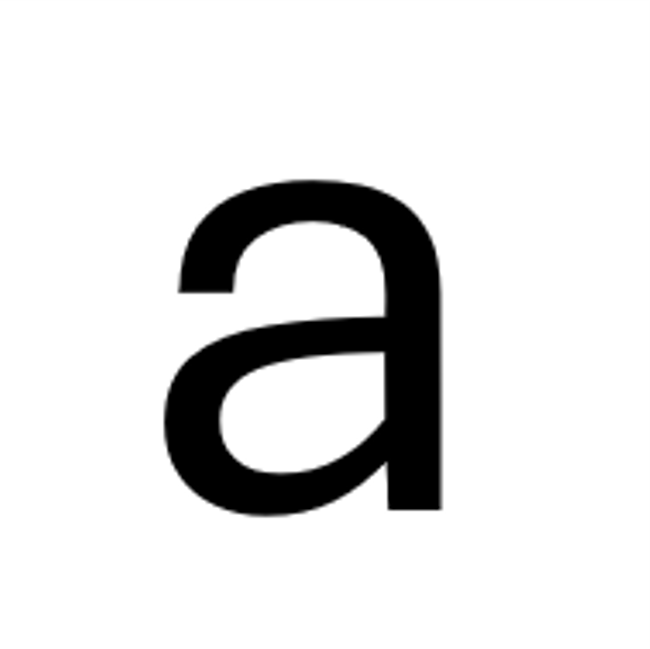
#> input picture gallery/vow/0.png, 650 x 649 px; its folder holds 4 pictures in this run
$ python convert_to_csv.py
#> lines starting #> are read from the running program, lines starting #| are printed output that depends on the picture
import cv2
import pandas as pd
import os
import matplotlib.pyplot as plt


def plot_images(images: list, labels: list = None):
    fig, axes = plt.subplots(3, 4)
    for i, ax in enumerate(axes.flat):
        ax.imshow(images[i], cmap="gray")
        ax.set(xticks=[], yticks=[])
        if labels.any():
            ax.set_title(labels[i])
        if i == len(images) - 1: break

    plt.show()


def convert_gallery_to_csv(FOLDER: str, SIZE: int):
#> called with FOLDER = 'vow', SIZE = 28
    images_orig = [
        cv2.imread(FOLDER + "/" + file)
        for file in os.listdir(FOLDER)
        if file.endswith(".png")
    ]
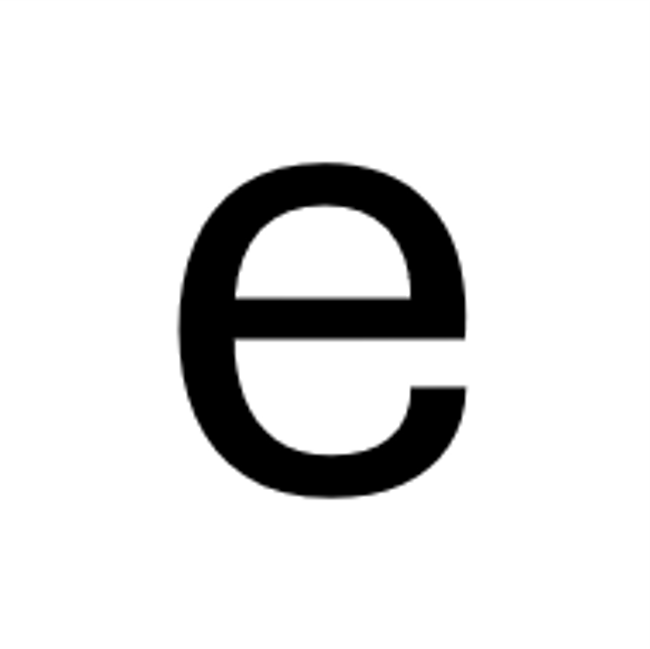
#> input picture gallery/vow/1.png, 650 x 649 px
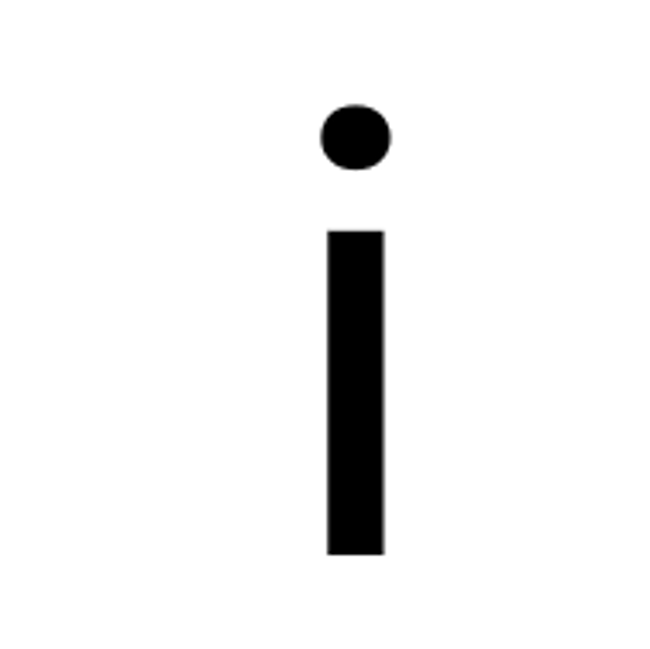
#> input picture gallery/vow/2.png, 650 x 649 px
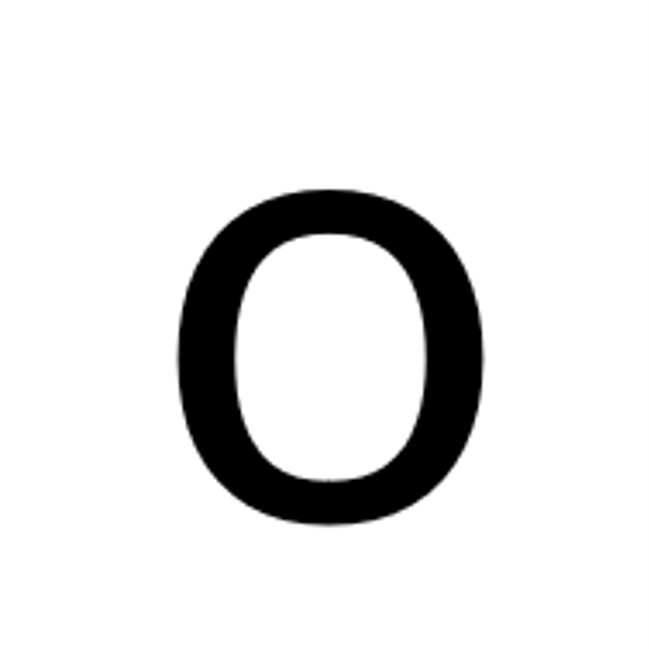
#> input picture gallery/vow/3.png, 649 x 649 px
#> images_orig = 4 items
    images_gray = [cv2.cvtColor(image, cv2.COLOR_BGR2GRAY) for image in images_orig]
#> images_gray = 4 items
    images_invr = [cv2.bitwise_not(image) for image in images_gray]
#> images_invr = 4 items
    images_resz = [cv2.resize(image, (SIZE, SIZE)) for image in images_invr]
#> images_resz = 4 items
    images_flat = [image.flatten() for image in images_resz]
#> images_flat = 4 items

    # create a dataframe with columns pixel0, pixel1, ..., pixelN, and label where label is the name of the image
    pixel_cols = [f"pixel{i}" for i in range(SIZE * SIZE)]
    label_cols = [i for i in range(len(images_flat))]
#> label_cols = [0, 1, 2, 3]
    df = pd.DataFrame(images_flat, columns=pixel_cols)
#> df = table of 4 rows and 784 columns
    df["label"] = label_cols
    df.to_csv(f"{FOLDER}/data.csv", index=False)


if __name__ == "__main__":
    FOLDER = "vow"  # folder with images
    SIZE = 28      # size of images
    convert_gallery_to_csv(FOLDER, SIZE)

    df = pd.read_csv(f"{FOLDER}/data.csv")

    labels = df["label"].values
    images_flat = df.drop("label", axis=1).values  # images flatten
    images_arry = images_flat.reshape(-1, SIZE, SIZE)

    plot_images(images_arry, labels)
#> in plot_images, `plt.show()`:
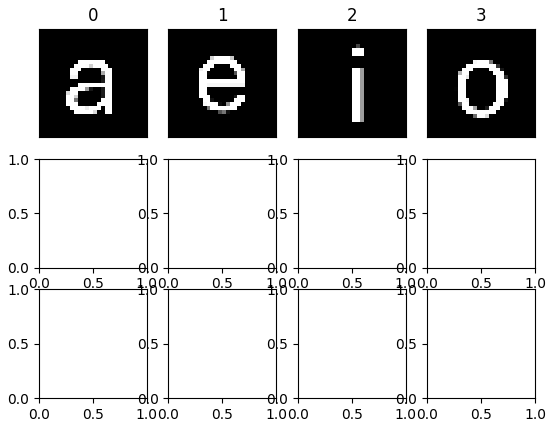
#> figure drawn by matplotlib, 4 panels
